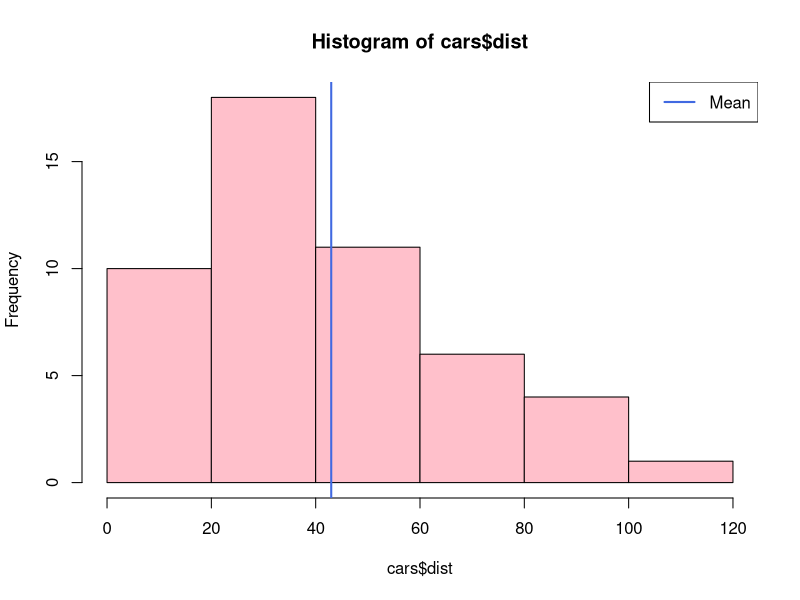

Source code (R):
#central tendency

#Mean
data(cars)
str(cars)

mean(cars$speed)
mean(cars$dist)

#Visualise - Histogram

hist(cars$dist, col="pink")

#Visualise mean in the data

abline(v = mean(cars$dist),
       col="royalblue",
       lwd = 2)

#Legend
legend(x="topright",
       c("Mean"),
       col="royalblue",
       lwd = c(2))

summary(cars)
